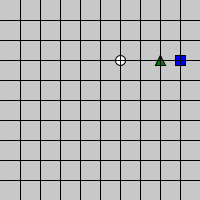
Frame 1 (no input)
Frame 60 (the mouse pressed at the canvas centre just before this capture): identical to frame 1, image omitted
Frame 120 (the mouse held since frame 60 and released just before this capture): identical to frame 1, image omitted

The Processing sketch that drew this single still picture (run headless with seeded random() and noise(); from frame 60 on, the mouse is pressed at the canvas centre):

// Processing sketch: processing_183290
// ── processing_183290.pde

int cx;
int cy;
int sx;
int sy;
int tx;
int ty;
int distance1;
int distance2;

void setup() {
  size(200, 200);
  findCoffee();
  displayGrid();
}

void draw() {
}

void displayGrid() { 
  int y = 20;
  int x = 20;
  //int spacing
  for (int i=20; i<200; i =i+20) { 
    line(i, 0, i, height);
    line(0, i, width, i);
  }
}
void findCoffee()
{
  background(200);
  displayGrid();
  
  cx = int(random(1, 10));
  cx *=20;  
  cy= int(random(1, 10)); 
  cy *=20;
  sx= int(random(1, 10)); 
  sx *=20;
  sy= int(random(1, 10)); 
  sy *=20;
  tx= int(random(1, 10)); 
  tx *=20;
  ty= int(random(1, 10)); 
  ty *=20;
  cityBlockDistance();  //calculating distance
  rectMode(CENTER);
  ellipseMode(CENTER);
    if (distance2<distance1) {
    fill(0, 0, 255);
  } else {
    fill(255);
  }
  rect(sx, sy, 10, 10);
  if (distance1<distance2) {
    fill(0, 0, 255);
  } else {
    fill(255);
  }
  ellipse(cx, cy, 10, 10);
  fill(0, 128, 0);
  triangle(tx-5, ty+5, tx, ty-5, tx+5, ty+5);
}
void cityBlockDistance() {
  distance1 = abs(tx-cx)+abs(ty-cy);
  distance2 = abs(tx-sx)+abs(ty-sy);
}
void mousePressed(){
  findCoffee();
}
